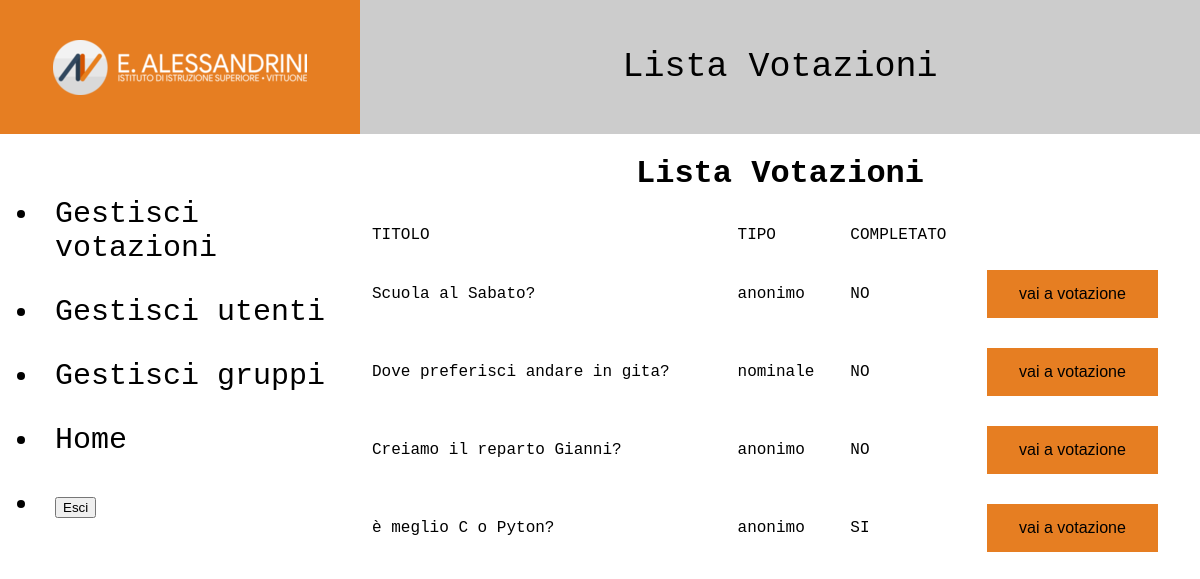
The page /php/home.php (signed in) on the database its author committed.
### tables this page shows
CREATE TABLE `votazione` (
  `id` int(11) NOT NULL,
  `quesito` varchar(40) NOT NULL,
  `tipo` enum('anonimo','nominale') DEFAULT NULL,
  `inizio` datetime NOT NULL,
  `fine` datetime NOT NULL,
  `quorum` float NOT NULL,
  `scelteMax` int(11) NOT NULL DEFAULT '1'
);

### php/sharedFunctions.php (called while the page is built, shortened)
<?php
function connettiDb(){
    $servername = "localhost";
    $username = "root";
    $password = "";
    $dbname = "votazioniscolastiche";
    $conn = new mysqli($servername, $username, $password, $dbname);
    return $conn;
}
function get_Id_Admin()
{
    $id_Admin = null;
    $conn = connettiDb();
    $sql = "SELECT id FROM gruppo WHERE nome = 'Admin'";
    $result = $conn->query($sql);
    if ($result->num_rows > 0)
    {
        while ($row = $result->fetch_assoc())
        {
            $id_Admin = $row['id'];
        }
    }
    return $id_Admin;
}
function get_Id_Crea_Votazione()
{
    $id_Crea_Votazione = null;
    $conn = connettiDb();
    $sql = "SELECT id FROM gruppo WHERE nome = 'crea_votazione'";
    $result = $conn->query($sql);
    if ($result->num_rows > 0) {
        while ($row = $result->fetch_assoc()) {
            $id_Crea_Votazione = $row['id'];
        }
    }
    return $id_Crea_Votazione;
}
?>

### php/home.php (the view, shortened to what this page needs)
<!DOCTYPE html>
<html lang="it">
<head>
    <link rel="stylesheet" href="../stile/globalStyle.css">
</head>
<body>
    <div class="container">
        <div class="logo">
            <img src="../immagini//logoScuola.png" alt="logo scuola" class="logo-scuola">
        </div>
        <div class="titolo">
            <p class="titolo-header">Lista Votazioni</p>
        </div>
        <?PHP
            include "Navbar.php";
        ?>
        <div class="contenuto">
            <center>
            <h1 style="align:center; font-family: 'Roboto Mono', monospace;font-family: 'Space Mono', monospace;">Lista Votazioni</h1>
        <?php
        $server = "localhost";
        $username = "root";
        $password = "";
        $dbName = "votazioniscolastiche";
        $idUtente = $_SESSION['id_utente'];
        $conn = mysqli_connect($server,$username,$password,$dbName);
        $sql = "select id,quesito,tipo,fine FROM votazione";
        $result = mysqli_query($conn,$sql);
        $tab = "<table style='width:100%'>
                    <tr style='width:100%; border-bottom: 2px solid black'>
                        <td id='titoli'>TITOLO</td>
                        <td id='titoli'>TIPO</td>
                        <td id='titoli'>COMPLETATO</td>
                        <td></td>
                    </tr>";
        if(mysqli_num_rows($result) > 0){
            while($row=mysqli_fetch_assoc($result)){
                $tab .= "<form method = 'GET' action = 'votazione.php'>";
                $query2 = "select hash FROM esegue WHERE idUtente = " . $idUtente . " AND idVotazione = " . $row['id'];
                $result2 = mysqli_query($conn,$query2);
                $tab .= "<tr class='clickable-row' style='width:100%' >";
                if(mysqli_num_rows($result2) > 0){
                    while($row2=mysqli_fetch_assoc($result2)){
                        if($row2['hash'] != "")
                            $tab .="<input type='hidden' name = 'hash' value = '" . $row2['hash'] . "'>";
                    }
                }
                $tab .= "<td name='id'>" . $row['quesito'] . "</td>
                <input type='hidden' name='id' value='".$row['id']."'>
                <td>" . $row['tipo'] . "</td>";
                if($row['fine'] >= date("Y-M-D h:i:sa")){
                    $tab .= "<td> SI </td>";
                }else{
                    $tab .= "<td> NO </td>";
                }
                $tab .= "<td><input type='submit' class='button' value='vai a votazione'></td>";
                $tab .= "</tr> </form>";
            }
        }
        echo $tab . "</table>";
    ?>
        </center>
        </div>
    </div>
</body>
</html>

### php/Navbar.php (shortened to what this page needs)
<?php
    require __DIR__ . '/SharedFunctions.php';
    if(!isset($_SESSION["id_utente"]))
    {
        echo "<h1 style='position: center'>NON SEI AUTORIZZATO</h1>";
    }
    else
    {
        $user = $_SESSION["id_utente"];
        $id_Admin = get_Id_Admin();
        $id_Crea_Votazione = get_Id_Crea_Votazione();
        $conn = connettiDb();
        $sql = "SELECT g.id FROM gruppo g
                   INNER JOIN appartienea a on (a.idGruppo = id)
                   INNER JOIN Utente u on (a.idUtente = u.id)
                   WHERE u.id = $user";
        $result = $conn->query($sql);
        if ($result->num_rows > 0)
        {
            $gruppoUtente = array();
            while ($row = $result->fetch_assoc())
            {
                $gruppoUtente[] = $row['id'];
            }
            $admin = false;
            $crea_votazione = false;
            if (in_array($id_Admin, $gruppoUtente))
            {
                $admin = true;
            }
            if (in_array($id_Crea_Votazione, $gruppoUtente))
            {
                $crea_votazione = true;
            }
        }
    }
    echo
        "<div class='sidebar'>".
            "<ul>";
            if($crea_votazione)
            {
                echo
                    "<li class='elenco' id='0'>" .
                    "<a href='gestisci_votazioni.php' class='link'>Gestisci votazioni</a>" .
                    "</li>";
            }
            if($admin)
            {
                echo
                    "<li class='elenco' id='1'>" .
                    "<a href='gestisci_utente.php' class='link'>Gestisci utenti</a>" .
                    "</li>" ;
            }
            if($admin)
            {
                echo
                    "<li class='elenco' id='2'>" .
                    "<a href='gestisci_gruppo.php' class='link'>Gestisci gruppi</a>" .
                    "</li>" ;
            }
            if($admin || $crea_votazione)
            {
                echo
                    "<li class='elenco' id='3'>" .
                    "<a href='home.php' class='link'>Home</a>" .
                    "</li>" ;
            }
            echo
                "<li class='elenco' id='3'>";
            echo
                '<form method="post" action="' . htmlspecialchars($_SERVER["PHP_SELF"]) . '">'.
                        "<input type='submit' name='esci' value='Esci'/><br>
                    </form>" .
                "</li>" ;
    echo
            "</ul>" .
        "</div>";
?>

### stile/globalStyle.css (style rules this page uses)
body { margin: 0px; }
.container { display: grid; grid-template-columns: 30% 1fr; grid-template-rows: 134px 1fr; gap: 0px 0px; grid-auto-flow: row; grid-template-areas: "logo titolo" "sidebar contenuto"; }
.logo { grid-area: logo; background-color: rgba(230, 126, 34, 1); display: flex; align-items: center; justify-content: center; }
.logo-scuola { display: flex; max-width: 100%; max-height: 100%; }
.titolo { grid-area: titolo; background-color: rgba(204, 204, 204, 1); display: flex; align-items: center; justify-content: center; }
.titolo-header { font-family: 'Roboto Mono', monospace; font-family: 'Space Mono', monospace; font-size: 35px; display: flex; max-width: 100%; }
.sidebar { grid-area: sidebar; display: flex; align-items: center; justify-content: center; }
.elenco { font-family: 'Roboto Mono', monospace; font-family: 'Space Mono', monospace; padding: 15px; font-size: 30px; }
.link { text-decoration: none; color: black; }
.contenuto { grid-area: contenuto; }
td { font-family: 'Roboto Mono', monospace; font-family: 'Space Mono', monospace; padding:10px; }
.button { background-color: rgba(230, 126, 34, 1); border: none; color: black; padding: 15px 32px; text-align: center; text-decoration: none; display: inline-block; font-size: 16px; margin: 4px 2px; cursor: pointer; }

### rows shown on the page
votazione: quesito "Scuola al Sabato?", tipo "anonimo", shows "NO"
votazione: quesito "Dove preferisci andare in gita?", tipo "nominale", shows "NO"
votazione: quesito "Creiamo il reparto Gianni?", tipo "anonimo", shows "NO"
votazione: quesito "è meglio C o Pyton?", tipo "anonimo", shows "SI"
